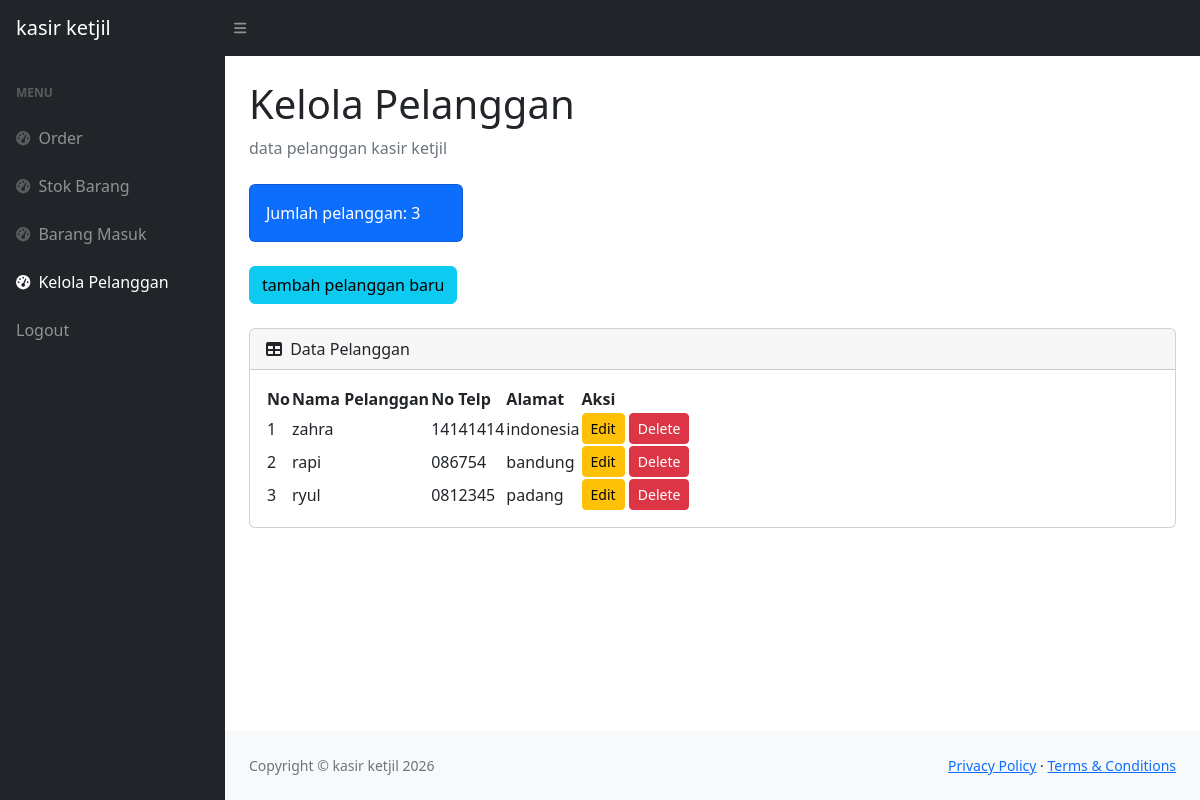
Page /pelanggan.php (signed in) on the committed database.
### tables this page shows
CREATE TABLE `pelanggan` (
  `id_pelanggan` int(11) NOT NULL,
  `nama_pelanggan` varchar(35) NOT NULL,
  `no_telp` varchar(15) NOT NULL,
  `alamat` text NOT NULL
);

### pelanggan.php (the view, shortened to what this page needs)
<?php
require 'cekLogin.php';
$h1 = mysqli_query($conn, "SELECT * FROM pelanggan");
$h2 = mysqli_num_rows($h1);
?>
<!DOCTYPE html>
<html lang="en">
    <head>
        <link href="https://cdn.jsdelivr.net/npm/simple-datatables@7.1.2/dist/style.min.css" rel="stylesheet" />
        <link href="css/styles.css" rel="stylesheet" />
    </head>
    <body class="sb-nav-fixed">
        <nav class="sb-topnav navbar navbar-expand navbar-dark bg-dark">
            <a class="navbar-brand ps-3" href="index.php">kasir ketjil</a>
            <button class="btn btn-link btn-sm order-1 order-lg-0 me-4 me-lg-0" id="sidebarToggle" href="#!"><i class="fas fa-bars"></i></button>
        </nav>
        <div id="layoutSidenav">
            <div id="layoutSidenav_nav">
                <nav class="sb-sidenav accordion sb-sidenav-dark" id="sidenavAccordion">
                    <div class="sb-sidenav-menu">
                        <div class="nav">
                            <div class="sb-sidenav-menu-heading">Menu</div>
                            <a class="nav-link" href="index.php">
                                <div class="sb-nav-link-icon"><i class="fas fa-tachometer-alt"></i></div>
                                Order
                            </a>
                            <a class="nav-link" href="stok.php">
                                <div class="sb-nav-link-icon"><i class="fas fa-tachometer-alt"></i></div>
                                Stok Barang
                            </a>
                            <a class="nav-link" href="masuk.php">
                                <div class="sb-nav-link-icon"><i class="fas fa-tachometer-alt"></i></div>
                                Barang Masuk
                            </a>
                            <a class="nav-link active" href="pelanggan.php">
                                <div class="sb-nav-link-icon"><i class="fas fa-tachometer-alt"></i></div>
                                Kelola Pelanggan
                            </a>
                            <a class="nav-link" href="logout.php">
                                Logout
                            </a>
                        </div>
                    </div>
                </nav>
            </div>
            <div id="layoutSidenav_content">
                <main>
                    <div class="container-fluid px-4">
                        <h1 class="mt-4">Kelola Pelanggan</h1>
                        <ol class="breadcrumb mb-4">
                            <li class="breadcrumb-item active">data pelanggan kasir ketjil</li>
                        </ol>
                        <div class="row">
                            <div class="col-xl-3 col-md-6">
                                <div class="card bg-primary text-white mb-4">
                                    <div class="card-body">Jumlah pelanggan: <?=$h2;?></div>
                                </div>
                            </div>
                        </div>
                        <div class="row">
                            <div class="col-xl-3 col-md-6">
                                <button type="button" class="btn btn-info mb-4" data-bs-toggle="modal" data-bs-target="#myModal">
                                    tambah pelanggan baru
                                </button>
                            </div>
                        </div>
                        <div class="card mb-4">
                            <div class="card-header">
                                <i class="fas fa-table me-1"></i>
                                Data Pelanggan
                            </div>
                            <div class="card-body">
                                <table id="datatablesSimple">
                                    <thead>
                                        <tr>
                                            <th>No</th>
                                            <th>Nama Pelanggan</th>
                                            <th>No Telp</th>
                                            <th>Alamat</th>
                                            <th>Aksi</th>
                                        </tr>
                                    </thead>
                                    <tbody>
                                    <?php
                                    $get = mysqli_query($conn, "SELECT * FROM pelanggan");
                                    $i = 1;
                                    while($pelanggan = mysqli_fetch_array($get)){
                                    $id_pelanggan = $pelanggan['id_pelanggan'];
                                    $nama_pelanggan = $pelanggan['nama_pelanggan'];
                                    $no_telp = $pelanggan['no_telp'];
                                    $alamat = $pelanggan['alamat'];
                                    ?>
                                        <tr>
                                            <td> <?=$i++;?></td>
                                            <td><?=$nama_pelanggan;?></td>
                                            <td><?=$no_telp;?></td>
                                            <td><?=$alamat;?></td>
                                            <td>
                                                <button type="button" class="btn btn-warning btn-sm" data-bs-toggle="modal" data-bs-target="#edit<?=$id_pelanggan;?>">Edit</button>
                                                <button type="button" class="btn btn-danger btn-sm" data-bs-toggle="modal" data-bs-target="#delete<?=$id_pelanggan;?>">Delete</button>
                                            </td>
                                        </tr>
                                    <?php
                                    };
                                    ?>
                                    </tbody>
                                </table>
                            </div>
                        </div>
                    </div>
                </main>
                <footer class="py-4 bg-light mt-auto">
                    <div class="container-fluid px-4">
                        <div class="d-flex align-items-center justify-content-between small">
                            <div class="text-muted">Copyright &copy; kasir ketjil 2026</div>
                            <div>
                                <a href="#">Privacy Policy</a>
                                &middot;
                                <a href="#">Terms &amp; Conditions</a>
                            </div>
                        </div>
                    </div>
                </footer>
            </div>
        </div>
    </body>
</html>

### rows in the picture
pelanggan: nama_pelanggan "zahra", no_telp "14141414", alamat "indonesia"
pelanggan: nama_pelanggan "rapi", no_telp "086754", alamat "bandung"
pelanggan: nama_pelanggan "ryul", no_telp "0812345", alamat "padang"

### other values in the picture
$h2 "3"
